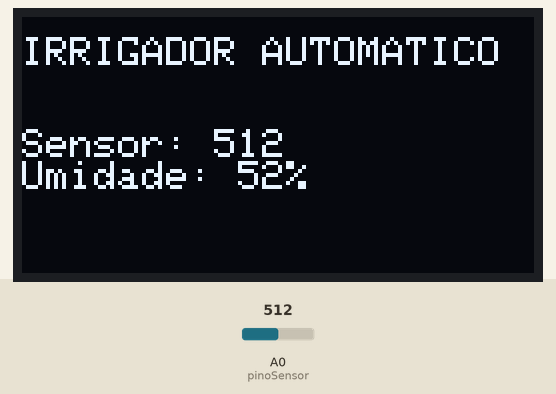
This sketch was run on a simulated Arduino Uno, built with avr-gcc and run on an emulated ATmega328P. On the bench: 128×64 one-colour display. The inputs (shaded band) are chosen by the test bench; at power-on: A0 (pinoSensor) = 512. What the sketch prints to the serial monitor is not drawn.

Above: at 0.1 s.

The sketch:

umidade_1.2.ino
```cpp
#include <SPI.h>
#include <Wire.h>
#include <Adafruit_GFX.h>
#include <Adafruit_SSD1306.h>

//const. log


// const. LCD

const byte SCREEN_WIDTH = 128; // OLED display width, in pixels
const byte SCREEN_HEIGHT = 64; // OLED display height, in pixels
const int OLED_RESET = -1; // Reset pin # (or -1 if sharing Arduino reset pin)
Adafruit_SSD1306 display(SCREEN_WIDTH, SCREEN_HEIGHT, &Wire, OLED_RESET);

//const. Sensor umidade

const int pinoSensor = A0; //PINO UTILIZADO PELO SENSOR
int valorLido; //VARIÁVEL QUE ARMAZENA O PERCENTUAL DE UMIDADE DO SOLO

int valor_analogico = analogRead(pinoSensor);
int analogSoloSeco = 900; //VALOR MEDIDO COM O SOLO SECO (VOCÊ PODE FAZER TESTES E AJUSTAR ESTE VALOR)
int analogSoloMolhado = 150; //VALOR MEDIDO COM O SOLO MOLHADO (VOCÊ PODE FAZER TESTES E AJUSTAR ESTE VALOR)
int percSoloSeco = 0; //MENOR PERCENTUAL DO SOLO SECO (0% - NÃO ALTERAR)
int percSoloMolhado = 100; //MAIOR PERCENTUAL DO SOLO MOLHADO (100% - NÃO ALTERAR)

void setup() {

 Serial.begin(9600); //INICIALIZA A SERIAL
 Serial.println("Lendo a umidade..."); //IMPRIME O TEXTO NO MONITOR SERIAL


display.begin(SSD1306_SWITCHCAPVCC, 0x3C);  // initialize with the I2C addr 0x3C
display.clearDisplay(); // Clear the buffer.
display.setTextSize(1);
display.setTextColor(WHITE);
display.setCursor(0,5);
display.println("IRRIGADOR AUTOMATICO");

}


void loop(){

// PARÂMETROS SENSOR

valorLido = constrain(analogRead(pinoSensor),analogSoloMolhado,analogSoloSeco); //MANTÉM valorLido DENTRO DO INTERVALO (ENTRE analogSoloMolhado E analogSoloSeco)
valorLido = map(valorLido,analogSoloMolhado,analogSoloSeco,percSoloMolhado,percSoloSeco); //EXECUTA A FUNÇÃO "map" DE ACORDO COM OS PARÂMETROS PASSADOS

display.setTextSize(1);
display.setTextColor(WHITE);
display.setCursor(0,5);
display.println("IRRIGADOR AUTOMATICO");
display.setTextSize(1);
display.setTextColor(WHITE);
display.setCursor(0,28);
display.print("Sensor: ");
display.println(analogRead(A0));
display.print("Umidade: ");
display.print(valorLido);
display.println("%");
display.display();

Serial.print("Sensor: ");
Serial.print(analogRead(A0));
Serial.print("  ");
Serial.print("Umidade: ");
Serial.print(valorLido);
Serial.println("%");

delay(60000);
display.clearDisplay(); // Clear the buffer.
}
```
